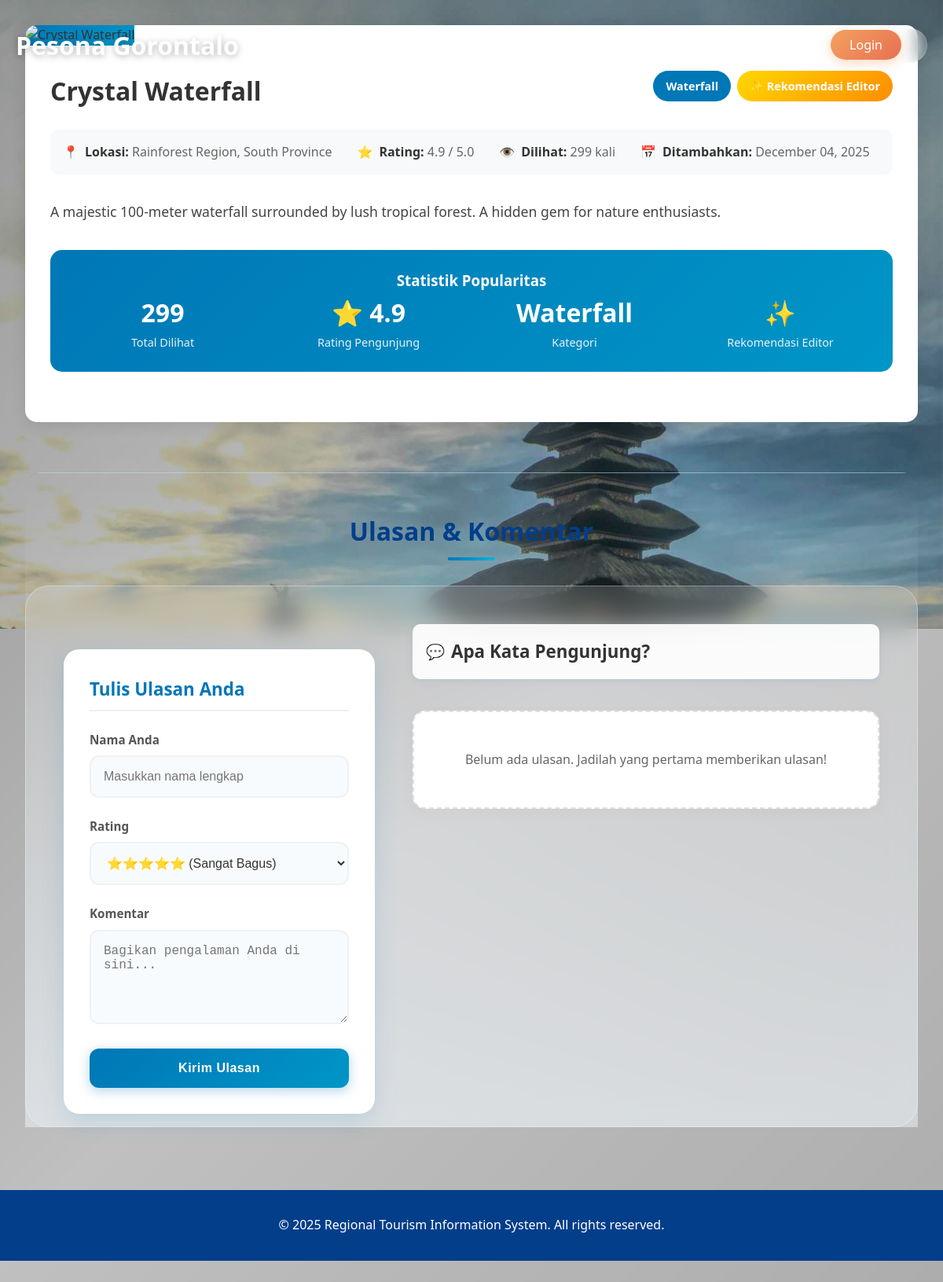
Screenshot of /detail.php?id=6 with the database file from the repository.
### tables this page shows
CREATE TABLE IF NOT EXISTS tourism_places (
    id INT AUTO_INCREMENT PRIMARY KEY,
    name VARCHAR(255) NOT NULL,
    description TEXT NOT NULL,
    location VARCHAR(255) NOT NULL,
    category VARCHAR(50) NOT NULL,
    rating DECIMAL(3,1) NOT NULL DEFAULT 3.0,
    image VARCHAR(255) DEFAULT NULL,
    is_featured TINYINT(1) NOT NULL DEFAULT 0 COMMENT '1=Rekomendasi Editor, 0=Tempat Biasa',
    views INT NOT NULL DEFAULT 0 COMMENT 'Jumlah halaman dilihat oleh pengunjung',
    created_at TIMESTAMP DEFAULT CURRENT_TIMESTAMP,
    updated_at TIMESTAMP DEFAULT CURRENT_TIMESTAMP ON UPDATE CURRENT_TIMESTAMP
);

### config/database.php (called while the page is built, shortened)
<?php
class Database {
    private $host = 'localhost';
    private $username = 'root';
    private $password = '';
    private $database = 'tourism_db';
    public function __construct() {
        $this->conn = new mysqli($this->host, $this->username, $this->password, $this->database);
    }
}
?>

### includes/functions.php (called while the page is built, shortened)
<?php
function format_date($date) {
    return date('F d, Y', strtotime($date));
}
?>

### detail.php (the view, shortened to what this page needs)
<?php
require_once 'config/database.php';
require_once 'includes/functions.php';
$db = new Database();
$place_id = isset($_GET['id']) ? (int)$_GET['id'] : 0;
$query = "SELECT * FROM tourism_places WHERE id = ?";
$stmt = $db->conn->prepare($query);
$stmt->bind_param("i", $place_id);
$stmt->execute();
$result = $stmt->get_result();
$place = $result->fetch_assoc();
$update_views_query = "UPDATE tourism_places SET views = views + 1 WHERE id = ?";
$update_stmt = $db->conn->prepare($update_views_query);
$update_stmt->bind_param("i", $place_id);
if ($update_stmt->execute()) {
    $place['views']++;
    $view_incremented = true;
} else {
    $view_incremented = false;
}
$comments_query = "SELECT * FROM comments WHERE place_id = ? ORDER BY created_at DESC";
$stmt_comments = $db->conn->prepare($comments_query);
$stmt_comments->bind_param("i", $place_id);
$stmt_comments->execute();
$comments_result = $stmt_comments->get_result();
?>
<!DOCTYPE html>
<html lang="id">
<head>
    <link rel="stylesheet" href="assets/css/style.css">
</head>
<body>
    <header>
        <div class="container">
            <div class="header-content">
                <div class="logo">
                    <h1>Pesona Gorontalo</h1>
                </div>
                <nav>
                    <ul>
                        <li><a href="index.php">← Kembali</a></li>
                        <li><a href="contact.php">Buku Tamu</a></li>
                        <li><a href="admin/login.php" class="btn-nav-login">Login</a></li>
                    </ul>
                </nav>
            </div>
        </div>
    </header>
    <main>
        <div class="detail-container">
            <div class="detail-header">
                <?php if (!empty($place['image'])): ?>
                    <img src="assets/images/<?php echo htmlspecialchars($place['image']); ?>"
                         alt="<?php echo htmlspecialchars($place['name']); ?>"
                         class="detail-image"
                         onerror="this.src='assets/images/default-place.jpg'">
                <?php else: ?>
                    <div class="detail-image" style="display: flex; align-items: center; justify-content: center; color: white; font-size: 3rem;">
                        🏞️
                    </div>
                <?php endif; ?>
                <div class="detail-content">
                    <div class="detail-title">
                        <h1><?php echo htmlspecialchars($place['name']); ?></h1>
                        <div class="detail-badges">
                            <span class="badge badge-category">
                                <?php echo htmlspecialchars(ucfirst($place['category'])); ?>
                            </span>
                            <?php if ($place['is_featured'] == 1): ?>
                                <span class="badge badge-featured">✨ Rekomendasi Editor</span>
                            <?php endif; ?>
                        </div>
                    </div>
                    <div class="detail-meta">
                        <div class="meta-item">
                            <span>📍</span>
                            <div>
                                <strong>Lokasi:</strong>
                                <?php echo htmlspecialchars($place['location']); ?>
                            </div>
                        </div>
                        <div class="meta-item">
                            <span>⭐</span>
                            <div>
                                <strong>Rating:</strong>
                                <?php echo number_format($place['rating'], 1); ?> / 5.0
                            </div>
                        </div>
                        <div class="meta-item">
                            <span>👁️</span>
                            <div class="<?php echo $view_incremented ? 'views-highlight' : ''; ?>">
                                <strong>Dilihat:</strong>
                                <?php
                                    echo number_format($place['views'], 0, ',', '.');
                                ?> kali
                            </div>
                        </div>
                        <div class="meta-item">
                            <span>📅</span>
                            <div>
                                <strong>Ditambahkan:</strong>
                                <?php echo format_date($place['created_at']); ?>
                            </div>
                        </div>
                    </div>
                    <div class="detail-description">
                        <?php echo nl2br(htmlspecialchars($place['description'])); ?>
                    </div>
                    <div class="detail-stats">
                        <h3>Statistik Popularitas</h3>
                        <div class="stats-grid">
                            <div class="stat-item">
                                <span class="stat-number"><?php echo number_format($place['views'], 0, ',', '.'); ?></span>
                                <span class="stat-label">Total Dilihat</span>
                            </div>
                            <div class="stat-item">
                                <span class="stat-number">⭐ <?php echo number_format($place['rating'], 1); ?></span>
                                <span class="stat-label">Rating Pengunjung</span>
                            </div>
                            <div class="stat-item">
                                <span class="stat-number"><?php echo htmlspecialchars(ucfirst($place['category'])); ?></span>
                                <span class="stat-label">Kategori</span>
                            </div>
                            <?php if ($place['is_featured'] == 1): ?>
                                <div class="stat-item">
                                    <span class="stat-number">✨</span>
                                    <span class="stat-label">Rekomendasi Editor</span>
                                </div>
                            <?php endif; ?>
                        </div>
                    </div>
                </div>
            </div>
            <div class="comments-section">
                <h3>Ulasan & Komentar</h3>
                <div class="comments-container">
                    <div class="comment-form-card">
                        <h4>Tulis Ulasan Anda</h4>
                        <form action="" method="POST" class="comment-form">
                            <div class="form-group">
                                <label for="name">Nama Anda</label>
                                <input type="text" id="name" name="name" required placeholder="Masukkan nama lengkap">
                            </div>
                            <div class="form-group">
                                <label for="rating">Rating</label>
                                <select id="rating" name="rating" required>
                                    <option value="5">⭐⭐⭐⭐⭐ (Sangat Bagus)</option>
                                </select>
                            </div>
                            <div class="form-group">
                                <label for="comment">Komentar</label>
                                <textarea id="comment" name="comment" required placeholder="Bagikan pengalaman Anda di sini..."></textarea>
                            </div>
                            <button type="submit" name="submit_comment" class="btn btn-primary">Kirim Ulasan</button>
                        </form>
                    </div>
                    <div class="comments-list">
                        <h4>Apa Kata Pengunjung?</h4>
                        <?php if ($comments_result->num_rows > 0): ?>
                            <?php while ($comment = $comments_result->fetch_assoc()): ?>
                                <div class="comment-card">
                                    <div class="comment-header">
                                        <div class="comment-avatar">
                                            <?php echo strtoupper(substr($comment['name'], 0, 1)); ?>
                                        </div>
                                        <div class="comment-meta">
                                            <div class="comment-name"><?php echo htmlspecialchars($comment['name']); ?></div>
                                            <div class="comment-date"><?php echo format_date($comment['created_at']); ?></div>
                                        </div>
                                        <div class="comment-rating">
                                            <?php for($i=1; $i<=5; $i++): ?>
                                                <span class="star"><?php echo $i <= $comment['rating'] ? '★' : '☆'; ?></span>
                                            <?php endfor; ?>
                                        </div>
                                    </div>
                                    <div class="comment-body">
                                        <?php echo nl2br(htmlspecialchars($comment['comment'])); ?>
                                    </div>
                                </div>
                            <?php endwhile; ?>
                        <?php else: ?>
                            <div class="no-comments">
                                <p>Belum ada ulasan. Jadilah yang pertama memberikan ulasan!</p>
                            </div>
                        <?php endif; ?>
                    </div>
                </div>
            </div>
        </div>
    </main>
    <footer>
        <div class="container">
            <p>&copy; <?php echo date('Y'); ?> Regional Tourism Information System. All rights reserved.</p>
        </div>
    </footer>
</body>
</html>

### detail.php (style rules this page uses)
.detail-container { max-width: 1200px; margin: 0 auto; padding: 2rem; }
.detail-header { background: white; border-radius: 15px; overflow: hidden; box-shadow: 0 4px 20px rgba(0,0,0,0.1); margin-bottom: 2rem; }
.detail-image { width: 100%; height: 400px; object-fit: cover; background: linear-gradient(135deg, #0077B6, #0096C7); }
.detail-content { padding: 2rem; }
.detail-title { display: flex; justify-content: space-between; align-items: start; margin-bottom: 1rem; flex-wrap: wrap; gap: 1rem; }
.detail-title h1 { color: #333; margin: 0; flex: 1; }
.detail-badges { display: flex; gap: 0.5rem; flex-wrap: wrap; }
.badge { display: inline-block; padding: 0.5rem 1rem; border-radius: 20px; font-size: 0.9rem; font-weight: bold; color: white; }
.badge-category { background: #0077B6; }
.badge-featured { background: linear-gradient(135deg, #ffd700, #ff8c00); }
.detail-meta { display: flex; gap: 2rem; margin: 1.5rem 0; padding: 1rem; background: #f8f9fa; border-radius: 10px; flex-wrap: wrap; }
.meta-item { display: flex; align-items: center; gap: 0.5rem; color: #666; }
.meta-item strong { color: #333; }
.detail-description { font-size: 1.1rem; line-height: 1.8; color: #444; margin: 2rem 0; text-align: justify; }
.detail-stats { background: linear-gradient(135deg, #0077B6, #0096C7); color: white; padding: 1.5rem; border-radius: 15px; margin: 2rem 0; text-align: center; }
.stats-grid { display: grid; grid-template-columns: repeat(auto-fit, minmax(150px, 1fr)); gap: 1.5rem; }
.stat-item { text-align: center; }
.stat-number { font-size: 2rem; font-weight: bold; display: block; }
.stat-label { font-size: 0.9rem; opacity: 0.9; }

### rows the page displays
tourism_places: name "Crystal Waterfall", category "Waterfall", location "Rainforest Region, South Province", rating "4.9", created_at "December 04, 2025", description "A majestic 100-meter waterfall surrounded by lush tropical forest. A hidden gem for nature enthusiasts."

### other values shown
$place['views'] "299"
